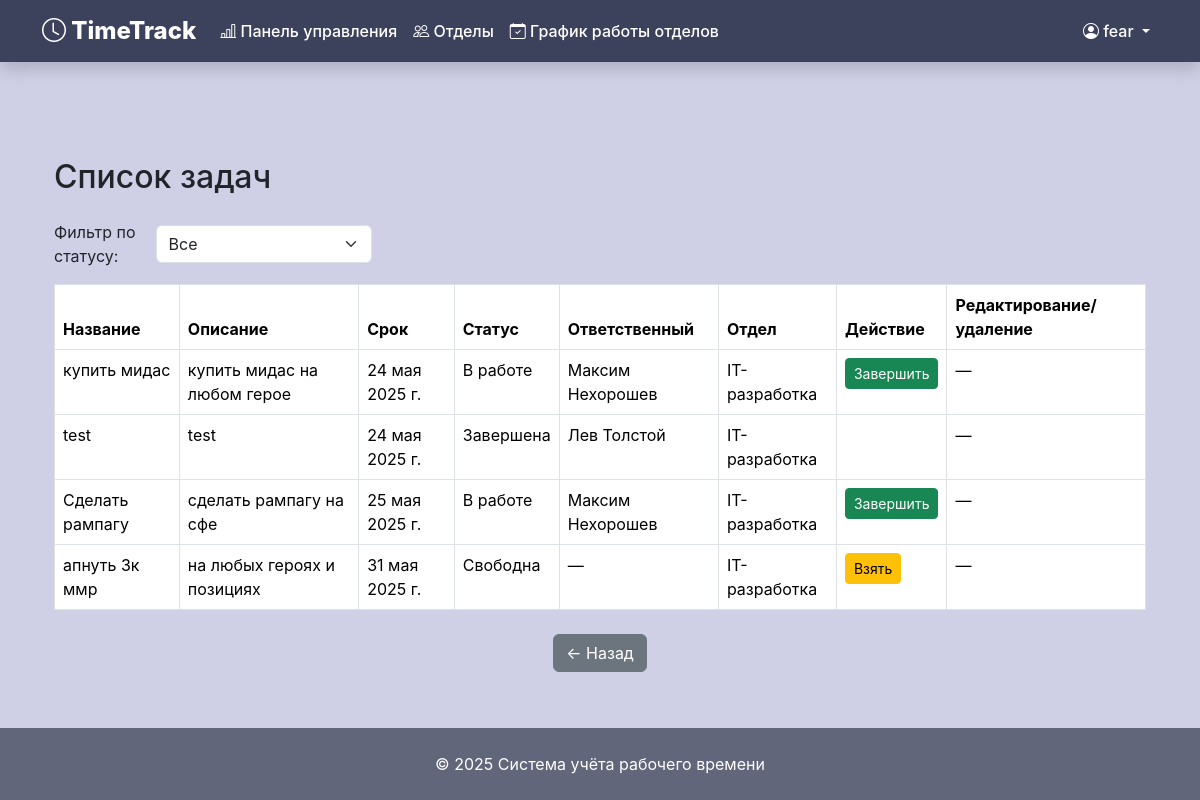
Page /tasks/ (signed in) on the committed database.
### time_site/models.py (models this page shows, shortened)
class CustomUser(AbstractUser):
    email = models.EmailField(
        _('Электронная почта'),
        blank=False
    )
    ROLE_CHOICES = [
        ('Сотрудник', 'Сотрудник'),
        ('Руководитель', 'Руководитель'),
        ('Администратор', 'Администратор'),
    ]
    role = models.CharField(
        _('Роль'),
        max_length=50,
        choices=ROLE_CHOICES,
        default='Сотрудник'
    )
    post = models.CharField(
        _('Должность'),
        max_length=50,
        blank=True
    )
    hire_date = models.DateField(
        _('Дата приёма на работу'),
        default=timezone.now
    )
    phone = models.CharField(
        _('Телефон'),
        max_length=20,
        blank=True
    )
    description = models.TextField(
        _('Описание'),
        blank=True
    )
    department = models.ForeignKey(
        Department,
        on_delete=models.SET_NULL,
        null=True,
        blank=True,
        related_name='employees',
        verbose_name='Отдел'
    )
    is_active = models.BooleanField(
        _('Активен'),
        default=True
    )
    @property
    def is_manager(self):
        return self.role == 'Руководитель'
    class Meta:
        verbose_name = 'Пользователь'
        verbose_name_plural = 'Пользователи'

class TeamTask(models.Model):
    STATUS_CHOICES = [
        ('свободна', 'Свободна'),
        ('в работе', 'В работе'),
        ('завершена', 'Завершена'),
    ]
    title = models.CharField("Название задачи", max_length=200)
    description = models.TextField("Описание", blank=True)
    created_by = models.ForeignKey(
        settings.AUTH_USER_MODEL,
        on_delete=models.CASCADE,
        related_name='created_tasks',
        verbose_name="Создатель"
    )
    assigned_to = models.ForeignKey(
        settings.AUTH_USER_MODEL,
        on_delete=models.SET_NULL,
        null=True,
        blank=True,
        related_name='assigned_tasks',
        verbose_name="Исполнитель"
    )
    department = models.ForeignKey(
        'Department',
        on_delete=models.CASCADE,
        verbose_name="Отдел"
    )
    start_date = models.DateField("Дата начала", default=timezone.now)
    due_date = models.DateField("Срок сдачи")
    status = models.CharField("Статус", max_length=20, choices=STATUS_CHOICES, default='свободна')
    class Meta:
        verbose_name = "Задача команды"
        verbose_name_plural = "Задачи команды"
        ordering = ['due_date']

class Department(models.Model):
    name = models.CharField(max_length=100, unique=True)
    manager = models.ForeignKey(
        'CustomUser',
        on_delete=models.SET_NULL,
        null=True,
        blank=True,
        limit_choices_to={'role': 'Руководитель'},
        related_name='managed_departments'
    )
    class Meta:
        verbose_name = 'Отдел'
        verbose_name_plural = 'Отделы'

### time_site/views/task_track.py (the view)
# urls.py: path('tasks/', task_track.task_list, name='task_list'),
def task_list(request):
    user = request.user
    tasks = TeamTask.objects.all()
    if user.department:
        tasks = tasks.filter(department=user.department)
    status = request.GET.get('status')
    if status:
        tasks = tasks.filter(status=status)
    return render(request, 'task_track/task_list.html', {'tasks': tasks})

### time_site/templates/task_track/task_list.html (shortened to what this page needs)
{% extends "base.html" %}
{% block content %}
<div class="container mt-5">
    <h2 class="mb-4">Список задач</h2>
    <div class="d-flex justify-content-between align-items-center mb-3">
        <form method="get" class="d-flex align-items-center gap-2">
            <label for="status" class="form-label mb-0">Фильтр по статусу:</label>
            <select name="status" id="status" class="form-select" onchange="this.form.submit()">
                <option value="" {% if not request.GET.status %}selected{% endif %}>Все</option>
            </select>
        </form>
    </div>
    <table class="table table-bordered">
        <thead>
            <tr>
                <th>Название</th>
                <th>Описание</th>
                <th>Срок</th>
                <th>Статус</th>
                <th>Ответственный</th>
                <th>Отдел</th>
                <th>Действие</th>
                <th>Редактирование/удаление</th>
            </tr>
        </thead>
        <tbody>
        {% for task in tasks %}
            <tr>
                <td>{{ task.title }}</td>
                <td>{{ task.description }}</td>
                <td>{{ task.due_date }}</td>
                <td>{{ task.get_status_display }}</td>
                <td>{{ task.assigned_to.get_full_name|default:"—" }}</td>
                <td>{{ task.department.name }}</td>
                <td>
                    {% if user == task.assigned_to and task.status == "в работе" %}
                        <a href="{% url 'complete_task' task.id %}" class="btn btn-success btn-sm">Завершить</a>
                    {% elif not task.assigned_to %}
                        <a href="{% url 'take_task' task.id %}" class="btn btn-warning btn-sm">Взять</a>
                    {% endif %}
                </td>
                <td>
                    {% if user.is_authenticated and user.is_manager and not task.assigned_to %}
                        <a href="{% url 'edit_task' task.id %}" class="btn btn-sm btn-warning">Редактировать</a>
                        <form action="{% url 'delete_task' task.id %}" method="post" style="display:inline;">
                            {% csrf_token %}
                            <button type="submit" class="btn btn-sm btn-danger" onclick="return confirm('Вы уверены, что хотите удалить эту задачу?');">Удалить</button>
                        </form>
                    {% else %}
                        —
                    {% endif %}
                </td>
            </tr>
        {% endfor %}
        </tbody>
    </table>
    <div class="text-center mt-4">
        <a href="javascript:history.back()" class="btn btn-secondary">
            ← Назад
        </a>
    </div>
</div>
{% endblock %}

### time_site/templates/base.html (shortened to what this page needs)
<!DOCTYPE html>
<html lang="ru">
<head>
    <link href="https://cdn.jsdelivr.net/npm/bootstrap@5.3.2/dist/css/bootstrap.min.css" rel="stylesheet">
    <link rel="stylesheet" href="https://cdn.jsdelivr.net/npm/bootstrap-icons@1.11.1/font/bootstrap-icons.min.css">
</head>
<body>
    <nav class="navbar navbar-expand-lg navbar-dark shadow" style="background-color: var(--header-bg);">
        <div class="container">
            <a class="navbar-brand" href="{% url 'home' %}">
                <i class="bi bi-clock"></i> TimeTrack
            </a>
            <div class="collapse navbar-collapse" id="navbarNav">
                {% if user.is_authenticated %}
                <ul class="navbar-nav me-auto mb-2 mb-lg-0">
                    <li class="nav-item">
                        <a class="nav-link" href="{% url 'my_statistics' %}">
                            <i class="bi bi-bar-chart-line"></i> Панель управления
                        </a>
                    </li>
                    <li class="nav-item">
                        <a class="nav-link" href="{% url 'department_list' %}">
                            <i class="bi bi-people"></i> Отделы
                        </a>
                    </li>
                    <li class="nav-item">
                        <a class="nav-link" href="{% url 'work_schedules' %}">
                            <i class="bi bi-calendar-check"></i> График работы отделов
                        </a>
                    </li>
                </ul>
                {% endif %}
                <ul class="navbar-nav ms-auto">
                    {% if user.is_authenticated %}
                    <li class="nav-item dropdown">
                        <a class="nav-link dropdown-toggle" href="#" id="navbarDropdown" role="button" data-bs-toggle="dropdown">
                            <i class="bi bi-person-circle"></i> {{ user.username }}
                        </a>
                    </li>
                    {% endif %}
                </ul>
            </div>
        </div>
    </nav>
    <main class="container my-5">
        {% block content %}{% endblock %}
    </main>
    <footer class="mt-auto">
        <div class="container text-center">
            <p class="text-white mb-0">© {% now "Y" %} Система учёта рабочего времени</p>
        </div>
    </footer>
</body>
</html>

### time_site/templates/base.html (style rules this page uses)
:root { --primary-color: #44557c; --secondary-color: #61667a; --accent-color: #5359b5; --background-color: #cfcfe6; --header-bg: #3c425c; }
body { background-color: var(--background-color); font-family: 'Nunito', -apple-system, BlinkMacSystemFont, sans-serif; min-height: 100vh; display: flex; flex-direction: column; }
.navbar-brand { font-weight: 800; font-size: 1.5rem; }
main { flex: 1; }
footer { background-color: var(--secondary-color); padding: 1.5rem 0; }
.navbar .nav-link { font-weight: 500; color: white; transition: color 0.3s; }

### rows in the picture
CustomUser: username "fear"
TeamTask: title "купить мидас", description "купить мидас на любом герое", due_date "24 мая 2025 г.", status "В работе", assigned_to.get_full_name "Максим Нехорошев", department.name "IT-разработка", shows "Завершить"
TeamTask: title "test", description "test", due_date "24 мая 2025 г.", status "Завершена", assigned_to.get_full_name "Лев Толстой", department.name "IT-разработка"
TeamTask: title "Сделать рампагу", description "сделать рампагу на сфе", due_date "25 мая 2025 г.", status "В работе", assigned_to.get_full_name "Максим Нехорошев", department.name "IT-разработка", shows "Завершить"
TeamTask: title "апнуть 3к ммр", description "на любых героях и позициях", due_date "31 мая 2025 г.", status "Свободна", assigned_to.get_full_name "—", department.name "IT-разработка", shows "Взять"
